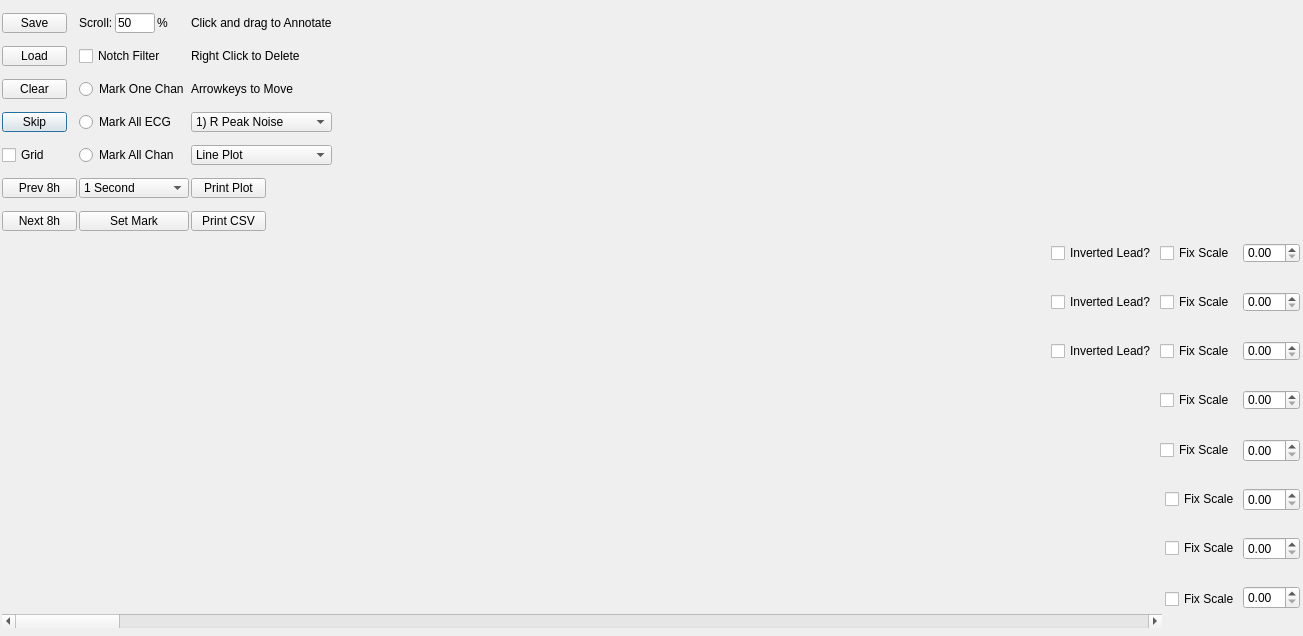
<?xml version="1.0" encoding="UTF-8"?>
<ui version="4.0">
 <class>noise_marking_gui</class>
 <widget class="QDialog" name="noise_marking_gui">
  <property name="geometry">
   <rect>
    <x>0</x>
    <y>0</y>
    <width>1303</width>
    <height>636</height>
   </rect>
  </property>
  <property name="maximumSize">
   <size>
    <width>16777215</width>
    <height>16777215</height>
   </size>
  </property>
  <property name="windowTitle">
   <string>PPG/ECG Noise Marker</string>
  </property>
  <layout class="QVBoxLayout" name="verticalLayout" stretch="0,1">
   <property name="spacing">
    <number>0</number>
   </property>
   <property name="leftMargin">
    <number>2</number>
   </property>
   <property name="topMargin">
    <number>2</number>
   </property>
   <property name="rightMargin">
    <number>2</number>
   </property>
   <property name="bottomMargin">
    <number>2</number>
   </property>
   <item>
    <layout class="QHBoxLayout" name="top" stretch="0,1">
     <property name="spacing">
      <number>0</number>
     </property>
     <item>
      <layout class="QGridLayout" name="buttons">
       <property name="spacing">
        <number>2</number>
       </property>
       <item row="3" column="0">
        <widget class="QPushButton" name="skip_button">
         <property name="sizePolicy">
          <sizepolicy hsizetype="Minimum" vsizetype="Minimum">
           <horstretch>0</horstretch>
           <verstretch>0</verstretch>
          </sizepolicy>
         </property>
         <property name="minimumSize">
          <size>
           <width>0</width>
           <height>0</height>
          </size>
         </property>
         <property name="maximumSize">
          <size>
           <width>65</width>
           <height>20</height>
          </size>
         </property>
         <property name="text">
          <string>Skip</string>
         </property>
        </widget>
       </item>
       <item row="1" column="2">
        <widget class="QLabel" name="label_3">
         <property name="text">
          <string>Right Click to Delete</string>
         </property>
        </widget>
       </item>
       <item row="2" column="2">
        <widget class="QLabel" name="label_4">
         <property name="text">
          <string>Arrowkeys to Move</string>
         </property>
        </widget>
       </item>
       <item row="5" column="1">
        <widget class="QComboBox" name="window_length_selector">
         <property name="maximumSize">
          <size>
           <width>16777215</width>
           <height>20</height>
          </size>
         </property>
         <item>
          <property name="text">
           <string>1 Second</string>
          </property>
         </item>
         <item>
          <property name="text">
           <string>3 Second</string>
          </property>
         </item>
         <item>
          <property name="text">
           <string>10 Seconds</string>
          </property>
         </item>
         <item>
          <property name="text">
           <string>30 Seconds</string>
          </property>
         </item>
         <item>
          <property name="text">
           <string>1 Minute</string>
          </property>
         </item>
         <item>
          <property name="text">
           <string>2 Minutes</string>
          </property>
         </item>
         <item>
          <property name="text">
           <string>5 Minutes</string>
          </property>
         </item>
        </widget>
       </item>
       <item row="2" column="1">
        <widget class="QRadioButton" name="mark_one_chan">
         <property name="text">
          <string>Mark One Chan</string>
         </property>
         <attribute name="buttonGroup">
          <string notr="true">buttonGroup</string>
         </attribute>
        </widget>
       </item>
       <item row="1" column="1">
        <widget class="QCheckBox" name="notch_filter">
         <property name="maximumSize">
          <size>
           <width>16777215</width>
           <height>20</height>
          </size>
         </property>
         <property name="text">
          <string>Notch Filter</string>
         </property>
        </widget>
       </item>
       <item row="4" column="0">
        <widget class="QCheckBox" name="show_grid_check">
         <property name="maximumSize">
          <size>
           <width>65</width>
           <height>20</height>
          </size>
         </property>
         <property name="text">
          <string>Grid</string>
         </property>
        </widget>
       </item>
       <item row="0" column="0">
        <widget class="QPushButton" name="finalize_button">
         <property name="maximumSize">
          <size>
           <width>65</width>
           <height>20</height>
          </size>
         </property>
         <property name="text">
          <string>Save</string>
         </property>
        </widget>
       </item>
       <item row="4" column="2">
        <widget class="QComboBox" name="scatter_line">
         <property name="maximumSize">
          <size>
           <width>16777215</width>
           <height>20</height>
          </size>
         </property>
         <item>
          <property name="text">
           <string>Line Plot</string>
          </property>
         </item>
         <item>
          <property name="text">
           <string>Scatter Plot</string>
          </property>
         </item>
        </widget>
       </item>
       <item row="5" column="0">
        <widget class="QPushButton" name="prev8hours">
         <property name="maximumSize">
          <size>
           <width>75</width>
           <height>20</height>
          </size>
         </property>
         <property name="text">
          <string>Prev 8h</string>
         </property>
        </widget>
       </item>
       <item row="3" column="2">
        <widget class="QComboBox" name="marking_type">
         <property name="sizePolicy">
          <sizepolicy hsizetype="Preferred" vsizetype="Ignored">
           <horstretch>0</horstretch>
           <verstretch>0</verstretch>
          </sizepolicy>
         </property>
         <property name="maximumSize">
          <size>
           <width>150</width>
           <height>25</height>
          </size>
         </property>
         <item>
          <property name="text">
           <string>1) R Peak Noise</string>
          </property>
         </item>
         <item>
          <property name="text">
           <string>2) Minor Noise</string>
          </property>
         </item>
         <item>
          <property name="text">
           <string>3) Blank.+Thresh.</string>
          </property>
         </item>
         <item>
          <property name="text">
           <string>4) PVC</string>
          </property>
         </item>
         <item>
          <property name="text">
           <string>5) PAC</string>
          </property>
         </item>
         <item>
          <property name="text">
           <string>6) Cond. Delay</string>
          </property>
         </item>
         <item>
          <property name="text">
           <string>7) AF</string>
          </property>
         </item>
         <item>
          <property name="text">
           <string>8) SVT</string>
          </property>
         </item>
         <item>
          <property name="text">
           <string>9) VT</string>
          </property>
         </item>
         <item>
          <property name="text">
           <string>Invert/Noninvert</string>
          </property>
         </item>
         <item>
          <property name="text">
           <string>Benign Arr.</string>
          </property>
         </item>
         <item>
          <property name="text">
           <string>Sig. Arr.</string>
          </property>
         </item>
         <item>
          <property name="text">
           <string>Other</string>
          </property>
         </item>
        </widget>
       </item>
       <item row="4" column="1">
        <widget class="QRadioButton" name="mark_all_chan">
         <property name="text">
          <string>Mark All Chan</string>
         </property>
         <attribute name="buttonGroup">
          <string notr="true">buttonGroup</string>
         </attribute>
        </widget>
       </item>
       <item row="1" column="0">
        <widget class="QPushButton" name="browse_file_button">
         <property name="maximumSize">
          <size>
           <width>65</width>
           <height>20</height>
          </size>
         </property>
         <property name="text">
          <string>Load</string>
         </property>
        </widget>
       </item>
       <item row="0" column="1">
        <layout class="QHBoxLayout" name="horizontalLayout">
         <item>
          <widget class="QLabel" name="seconds_to_scroll_label">
           <property name="maximumSize">
            <size>
             <width>100</width>
             <height>20</height>
            </size>
           </property>
           <property name="font">
            <font>
             <bold>false</bold>
            </font>
           </property>
           <property name="text">
            <string>Scroll:</string>
           </property>
          </widget>
         </item>
         <item>
          <widget class="QLineEdit" name="skip_interval_box">
           <property name="maximumSize">
            <size>
             <width>40</width>
             <height>20</height>
            </size>
           </property>
           <property name="inputMask">
            <string>000</string>
           </property>
           <property name="text">
            <string>50</string>
           </property>
          </widget>
         </item>
         <item>
          <widget class="QLabel" name="label_2">
           <property name="text">
            <string>%</string>
           </property>
          </widget>
         </item>
        </layout>
       </item>
       <item row="6" column="0">
        <widget class="QPushButton" name="next8hours">
         <property name="maximumSize">
          <size>
           <width>75</width>
           <height>20</height>
          </size>
         </property>
         <property name="text">
          <string>Next 8h</string>
         </property>
        </widget>
       </item>
       <item row="6" column="1">
        <widget class="QPushButton" name="make_annotation">
         <property name="minimumSize">
          <size>
           <width>0</width>
           <height>0</height>
          </size>
         </property>
         <property name="maximumSize">
          <size>
           <width>110</width>
           <height>20</height>
          </size>
         </property>
         <property name="text">
          <string>Set Mark</string>
         </property>
        </widget>
       </item>
       <item row="5" column="2">
        <widget class="QPushButton" name="save_current_plot">
         <property name="maximumSize">
          <size>
           <width>75</width>
           <height>20</height>
          </size>
         </property>
         <property name="text">
          <string>Print Plot</string>
         </property>
        </widget>
       </item>
       <item row="0" column="2">
        <widget class="QLabel" name="label">
         <property name="text">
          <string>Click and drag to Annotate</string>
         </property>
        </widget>
       </item>
       <item row="2" column="0">
        <widget class="QPushButton" name="clearall_button">
         <property name="maximumSize">
          <size>
           <width>65</width>
           <height>20</height>
          </size>
         </property>
         <property name="text">
          <string>Clear</string>
         </property>
        </widget>
       </item>
       <item row="3" column="1">
        <widget class="QRadioButton" name="mark_ecg">
         <property name="text">
          <string>Mark All ECG</string>
         </property>
         <attribute name="buttonGroup">
          <string notr="true">buttonGroup</string>
         </attribute>
        </widget>
       </item>
       <item row="6" column="2">
        <widget class="QPushButton" name="save_current_csv">
         <property name="maximumSize">
          <size>
           <width>75</width>
           <height>20</height>
          </size>
         </property>
         <property name="sizeIncrement">
          <size>
           <width>75</width>
           <height>20</height>
          </size>
         </property>
         <property name="text">
          <string>Print CSV</string>
         </property>
        </widget>
       </item>
      </layout>
     </item>
     <item>
      <layout class="QVBoxLayout" name="top_plots">
       <property name="spacing">
        <number>0</number>
       </property>
       <item>
        <widget class="QChartView" name="ecg_ampogram_axis" native="true">
         <property name="sizePolicy">
          <sizepolicy hsizetype="Expanding" vsizetype="Expanding">
           <horstretch>1</horstretch>
           <verstretch>1</verstretch>
          </sizepolicy>
         </property>
         <property name="minimumSize">
          <size>
           <width>0</width>
           <height>80</height>
          </size>
         </property>
         <property name="styleSheet">
          <string notr="true"/>
         </property>
        </widget>
       </item>
       <item>
        <widget class="QChartView" name="ppg_ampogram_axis" native="true">
         <property name="sizePolicy">
          <sizepolicy hsizetype="Expanding" vsizetype="Expanding">
           <horstretch>1</horstretch>
           <verstretch>1</verstretch>
          </sizepolicy>
         </property>
         <property name="minimumSize">
          <size>
           <width>0</width>
           <height>80</height>
          </size>
         </property>
         <property name="styleSheet">
          <string notr="true"/>
         </property>
        </widget>
       </item>
       <item>
        <layout class="QHBoxLayout" name="horizontalLayout_5" stretch="0,1,1">
         <property name="spacing">
          <number>0</number>
         </property>
         <item>
          <widget class="QChartView" name="hyp_resp_axis" native="true">
           <property name="sizePolicy">
            <sizepolicy hsizetype="Preferred" vsizetype="Expanding">
             <horstretch>1</horstretch>
             <verstretch>1</verstretch>
            </sizepolicy>
           </property>
           <property name="minimumSize">
            <size>
             <width>0</width>
             <height>80</height>
            </size>
           </property>
          </widget>
         </item>
         <item>
          <widget class="QChartView" name="pacemaker_axis" native="true">
           <property name="sizePolicy">
            <sizepolicy hsizetype="Preferred" vsizetype="Preferred">
             <horstretch>1</horstretch>
             <verstretch>1</verstretch>
            </sizepolicy>
           </property>
           <property name="minimumSize">
            <size>
             <width>0</width>
             <height>80</height>
            </size>
           </property>
          </widget>
         </item>
         <item>
          <widget class="QChartView" name="cvp_eeg_axis" native="true">
           <property name="sizePolicy">
            <sizepolicy hsizetype="Expanding" vsizetype="Expanding">
             <horstretch>1</horstretch>
             <verstretch>1</verstretch>
            </sizepolicy>
           </property>
           <property name="minimumSize">
            <size>
             <width>0</width>
             <height>80</height>
            </size>
           </property>
          </widget>
         </item>
        </layout>
       </item>
      </layout>
     </item>
    </layout>
   </item>
   <item>
    <layout class="QVBoxLayout" name="main_plots" stretch="1,1,1,1,1,1,1,1">
     <property name="spacing">
      <number>0</number>
     </property>
     <item>
      <widget class="QChartView" name="ecg_axis_1" native="true">
       <property name="sizePolicy">
        <sizepolicy hsizetype="Expanding" vsizetype="Expanding">
         <horstretch>1</horstretch>
         <verstretch>6</verstretch>
        </sizepolicy>
       </property>
       <property name="styleSheet">
        <string notr="true"/>
       </property>
       <layout class="QGridLayout" name="gridLayout">
        <property name="leftMargin">
         <number>0</number>
        </property>
        <property name="topMargin">
         <number>1</number>
        </property>
        <property name="rightMargin">
         <number>1</number>
        </property>
        <property name="bottomMargin">
         <number>0</number>
        </property>
        <property name="horizontalSpacing">
         <number>3</number>
        </property>
        <property name="verticalSpacing">
         <number>0</number>
        </property>
        <item row="0" column="3">
         <widget class="QDoubleSpinBox" name="ecg_1_gain">
          <property name="minimumSize">
           <size>
            <width>0</width>
            <height>10</height>
           </size>
          </property>
          <property name="frame">
           <bool>true</bool>
          </property>
         </widget>
        </item>
        <item row="1" column="1">
         <spacer name="verticalSpacer">
          <property name="orientation">
           <enum>Qt::Orientation::Vertical</enum>
          </property>
          <property name="sizeHint" stdset="0">
           <size>
            <width>20</width>
            <height>160</height>
           </size>
          </property>
         </spacer>
        </item>
        <item row="0" column="2">
         <widget class="QCheckBox" name="ecg_1_check">
          <property name="minimumSize">
           <size>
            <width>80</width>
            <height>10</height>
           </size>
          </property>
          <property name="focusPolicy">
           <enum>Qt::FocusPolicy::NoFocus</enum>
          </property>
          <property name="text">
           <string>Fix Scale</string>
          </property>
         </widget>
        </item>
        <item row="0" column="1">
         <widget class="QCheckBox" name="ecg_1_reverse">
          <property name="text">
           <string>Inverted Lead?</string>
          </property>
         </widget>
        </item>
        <item row="0" column="0">
         <spacer name="horizontalSpacer">
          <property name="orientation">
           <enum>Qt::Orientation::Horizontal</enum>
          </property>
          <property name="sizeHint" stdset="0">
           <size>
            <width>1205</width>
            <height>20</height>
           </size>
          </property>
         </spacer>
        </item>
       </layout>
      </widget>
     </item>
     <item>
      <widget class="QChartView" name="ecg_axis_2" native="true">
       <property name="sizePolicy">
        <sizepolicy hsizetype="Expanding" vsizetype="Expanding">
         <horstretch>1</horstretch>
         <verstretch>1</verstretch>
        </sizepolicy>
       </property>
       <property name="styleSheet">
        <string notr="true"/>
       </property>
       <layout class="QGridLayout" name="gridLayout_2">
        <property name="leftMargin">
         <number>0</number>
        </property>
        <property name="topMargin">
         <number>1</number>
        </property>
        <property name="rightMargin">
         <number>1</number>
        </property>
        <property name="bottomMargin">
         <number>0</number>
        </property>
        <property name="horizontalSpacing">
         <number>3</number>
        </property>
        <property name="verticalSpacing">
         <number>0</number>
        </property>
        <item row="0" column="1">
         <widget class="QCheckBox" name="ecg_2_reverse">
          <property name="text">
           <string>Inverted Lead?</string>
          </property>
         </widget>
        </item>
        <item row="1" column="1">
         <spacer name="verticalSpacer_2">
          <property name="orientation">
           <enum>Qt::Orientation::Vertical</enum>
          </property>
          <property name="sizeHint" stdset="0">
           <size>
            <width>20</width>
            <height>160</height>
           </size>
          </property>
         </spacer>
        </item>
        <item row="0" column="3">
         <widget class="QDoubleSpinBox" name="ecg_2_gain">
          <property name="minimumSize">
           <size>
            <width>0</width>
            <height>10</height>
           </size>
          </property>
         </widget>
        </item>
        <item row="0" column="0">
         <spacer name="horizontalSpacer_2">
          <property name="orientation">
           <enum>Qt::Orientation::Horizontal</enum>
          </property>
          <property name="sizeHint" stdset="0">
           <size>
            <width>1205</width>
            <height>20</height>
           </size>
          </property>
         </spacer>
        </item>
        <item row="0" column="2">
         <widget class="QCheckBox" name="ecg_2_check">
          <property name="minimumSize">
           <size>
            <width>80</width>
            <height>10</height>
           </size>
          </property>
          <property name="focusPolicy">
           <enum>Qt::FocusPolicy::NoFocus</enum>
          </property>
          <property name="text">
           <string>Fix Scale</string>
          </property>
         </widget>
        </item>
       </layout>
      </widget>
     </item>
     <item>
      <widget class="QChartView" name="ecg_axis_3" native="true">
       <property name="sizePolicy">
        <sizepolicy hsizetype="Expanding" vsizetype="Expanding">
         <horstretch>1</horstretch>
         <verstretch>1</verstretch>
        </sizepolicy>
       </property>
       <property name="styleSheet">
        <string notr="true"/>
       </property>
       <layout class="QGridLayout" name="gridLayout_3">
        <property name="leftMargin">
         <number>0</number>
        </property>
        <property name="topMargin">
         <number>1</number>
        </property>
        <property name="rightMargin">
         <number>1</number>
        </property>
        <property name="bottomMargin">
         <number>0</number>
        </property>
        <property name="horizontalSpacing">
         <number>3</number>
        </property>
        <property name="verticalSpacing">
         <number>0</number>
        </property>
        <item row="0" column="4">
         <widget class="QDoubleSpinBox" name="ecg_3_gain">
          <property name="minimumSize">
           <size>
            <width>0</width>
            <height>10</height>
           </size>
          </property>
         </widget>
        </item>
        <item row="0" column="0">
         <spacer name="horizontalSpacer_3">
          <property name="orientation">
           <enum>Qt::Orientation::Horizontal</enum>
          </property>
          <property name="sizeHint" stdset="0">
           <size>
            <width>1205</width>
            <height>20</height>
           </size>
          </property>
         </spacer>
        </item>
        <item row="1" column="2">
         <spacer name="verticalSpacer_3">
          <property name="orientation">
           <enum>Qt::Orientation::Vertical</enum>
          </property>
          <property name="sizeHint" stdset="0">
           <size>
            <width>20</width>
            <height>159</height>
           </size>
          </property>
         </spacer>
        </item>
        <item row="0" column="2">
         <widget class="QCheckBox" name="ecg_3_reverse">
          <property name="text">
           <string>Inverted Lead?</string>
          </property>
         </widget>
        </item>
        <item row="0" column="3">
         <widget class="QCheckBox" name="ecg_3_check">
          <property name="minimumSize">
           <size>
            <width>80</width>
            <height>10</height>
           </size>
          </property>
          <property name="focusPolicy">
           <enum>Qt::FocusPolicy::NoFocus</enum>
          </property>
          <property name="text">
           <string>Fix Scale</string>
          </property>
         </widget>
        </item>
       </layout>
      </widget>
     </item>
     <item>
      <widget class="QChartView" name="ppg_axis" native="true">
       <property name="sizePolicy">
        <sizepolicy hsizetype="Expanding" vsizetype="Expanding">
         <horstretch>1</horstretch>
         <verstretch>1</verstretch>
        </sizepolicy>
       </property>
       <property name="styleSheet">
        <string notr="true"/>
       </property>
       <layout class="QGridLayout" name="gridLayout_4">
        <property name="leftMargin">
         <number>0</number>
        </property>
        <property name="topMargin">
         <number>1</number>
        </property>
        <property name="rightMargin">
         <number>1</number>
        </property>
        <property name="bottomMargin">
         <number>0</number>
        </property>
        <property name="horizontalSpacing">
         <number>3</number>
        </property>
        <property name="verticalSpacing">
         <number>0</number>
        </property>
        <item row="2" column="2">
         <widget class="QDoubleSpinBox" name="ppg_gain">
          <property name="minimumSize">
           <size>
            <width>0</width>
            <height>10</height>
           </size>
          </property>
         </widget>
        </item>
        <item row="2" column="0">
         <spacer name="horizontalSpacer_4">
          <property name="orientation">
           <enum>Qt::Orientation::Horizontal</enum>
          </property>
          <property name="sizeHint" stdset="0">
           <size>
            <width>1305</width>
            <height>20</height>
           </size>
          </property>
         </spacer>
        </item>
        <item row="2" column="1">
         <widget class="QCheckBox" name="ppg_check">
          <property name="minimumSize">
           <size>
            <width>80</width>
            <height>10</height>
           </size>
          </property>
          <property name="focusPolicy">
           <enum>Qt::FocusPolicy::NoFocus</enum>
          </property>
          <property name="text">
           <string>Fix Scale</string>
          </property>
         </widget>
        </item>
        <item row="3" column="1">
         <spacer name="verticalSpacer_4">
          <property name="orientation">
           <enum>Qt::Orientation::Vertical</enum>
          </property>
          <property name="sizeHint" stdset="0">
           <size>
            <width>20</width>
            <height>160</height>
           </size>
          </property>
         </spacer>
        </item>
       </layout>
      </widget>
     </item>
     <item>
      <widget class="QChartView" name="abp_axis" native="true">
       <property name="sizePolicy">
        <sizepolicy hsizetype="Expanding" vsizetype="Expanding">
         <horstretch>1</horstretch>
         <verstretch>1</verstretch>
        </sizepolicy>
       </property>
       <property name="styleSheet">
        <string notr="true"/>
       </property>
       <layout class="QGridLayout" name="gridLayout_5">
        <property name="leftMargin">
         <number>0</number>
        </property>
        <property name="topMargin">
         <number>1</number>
        </property>
        <property name="rightMargin">
         <number>1</number>
        </property>
        <property name="bottomMargin">
         <number>0</number>
        </property>
        <property name="horizontalSpacing">
         <number>3</number>
        </property>
        <property name="verticalSpacing">
         <number>0</number>
        </property>
        <item row="0" column="2">
         <widget class="QDoubleSpinBox" name="abp_gain"/>
        </item>
        <item row="0" column="1">
         <widget class="QCheckBox" name="abp_check">
          <property name="minimumSize">
           <size>
            <width>80</width>
            <height>0</height>
           </size>
          </property>
          <property name="focusPolicy">
           <enum>Qt::FocusPolicy::NoFocus</enum>
          </property>
          <property name="text">
           <string>Fix Scale</string>
          </property>
         </widget>
        </item>
        <item row="0" column="0">
         <spacer name="horizontalSpacer_5">
          <property name="orientation">
           <enum>Qt::Orientation::Horizontal</enum>
          </property>
          <property name="sizeHint" stdset="0">
           <size>
            <width>1305</width>
            <height>20</height>
           </size>
          </property>
         </spacer>
        </item>
        <item row="1" column="1" colspan="2">
         <spacer name="verticalSpacer_5">
          <property name="orientation">
           <enum>Qt::Orientation::Vertical</enum>
          </property>
          <property name="sizeHint" stdset="0">
           <size>
            <width>20</width>
            <height>160</height>
           </size>
          </property>
         </spacer>
        </item>
       </layout>
      </widget>
     </item>
     <item>
      <widget class="QChartView" name="art_axis" native="true">
       <property name="sizePolicy">
        <sizepolicy hsizetype="Expanding" vsizetype="Expanding">
         <horstretch>0</horstretch>
         <verstretch>0</verstretch>
        </sizepolicy>
       </property>
       <layout class="QGridLayout" name="gridLayout_6">
        <property name="leftMargin">
         <number>0</number>
        </property>
        <property name="topMargin">
         <number>1</number>
        </property>
        <property name="rightMargin">
         <number>1</number>
        </property>
        <property name="bottomMargin">
         <number>0</number>
        </property>
        <property name="horizontalSpacing">
         <number>3</number>
        </property>
        <property name="verticalSpacing">
         <number>0</number>
        </property>
        <item row="0" column="4">
         <widget class="QDoubleSpinBox" name="art_gain"/>
        </item>
        <item row="0" column="0" rowspan="2">
         <spacer name="horizontalSpacer_6">
          <property name="orientation">
           <enum>Qt::Orientation::Horizontal</enum>
          </property>
          <property name="sizeHint" stdset="0">
           <size>
            <width>1171</width>
            <height>20</height>
           </size>
          </property>
         </spacer>
        </item>
        <item row="0" column="2" rowspan="2" colspan="2">
         <widget class="QCheckBox" name="art_check">
          <property name="text">
           <string>Fix Scale</string>
          </property>
         </widget>
        </item>
        <item row="2" column="3">
         <spacer name="verticalSpacer_6">
          <property name="orientation">
           <enum>Qt::Orientation::Vertical</enum>
          </property>
          <property name="sizeHint" stdset="0">
           <size>
            <width>20</width>
            <height>26</height>
           </size>
          </property>
         </spacer>
        </item>
       </layout>
      </widget>
     </item>
     <item>
      <widget class="QChartView" name="art_pulm_axis" native="true">
       <layout class="QGridLayout" name="gridLayout_7">
        <property name="leftMargin">
         <number>0</number>
        </property>
        <property name="topMargin">
         <number>1</number>
        </property>
        <property name="rightMargin">
         <number>1</number>
        </property>
        <property name="bottomMargin">
         <number>0</number>
        </property>
        <property name="horizontalSpacing">
         <number>3</number>
        </property>
        <property name="verticalSpacing">
         <number>0</number>
        </property>
        <item row="0" column="1">
         <widget class="QCheckBox" name="art_pulm_check">
          <property name="text">
           <string>Fix Scale</string>
          </property>
         </widget>
        </item>
        <item row="0" column="0">
         <spacer name="horizontalSpacer_7">
          <property name="orientation">
           <enum>Qt::Orientation::Horizontal</enum>
          </property>
          <property name="sizeHint" stdset="0">
           <size>
            <width>1171</width>
            <height>20</height>
           </size>
          </property>
         </spacer>
        </item>
        <item row="0" column="3">
         <widget class="QDoubleSpinBox" name="art_pulm_gain"/>
        </item>
        <item row="1" column="1">
         <spacer name="verticalSpacer_7">
          <property name="orientation">
           <enum>Qt::Orientation::Vertical</enum>
          </property>
          <property name="sizeHint" stdset="0">
           <size>
            <width>20</width>
            <height>40</height>
           </size>
          </property>
         </spacer>
        </item>
       </layout>
      </widget>
     </item>
     <item>
      <widget class="QChartView" name="accel_axis" native="true">
       <layout class="QGridLayout" name="gridLayout_8">
        <property name="leftMargin">
         <number>0</number>
        </property>
        <property name="topMargin">
         <number>1</number>
        </property>
        <property name="rightMargin">
         <number>1</number>
        </property>
        <property name="bottomMargin">
         <number>0</number>
        </property>
        <property name="horizontalSpacing">
         <number>3</number>
        </property>
        <property name="verticalSpacing">
         <number>0</number>
        </property>
        <item row="1" column="0">
         <spacer name="horizontalSpacer_8">
          <property name="orientation">
           <enum>Qt::Orientation::Horizontal</enum>
          </property>
          <property name="sizeHint" stdset="0">
           <size>
            <width>1148</width>
            <height>20</height>
           </size>
          </property>
         </spacer>
        </item>
        <item row="0" column="2" rowspan="2">
         <widget class="QDoubleSpinBox" name="accel_gain"/>
        </item>
        <item row="1" column="1">
         <widget class="QCheckBox" name="accel_check">
          <property name="text">
           <string>Fix Scale</string>
          </property>
         </widget>
        </item>
        <item row="2" column="1">
         <spacer name="verticalSpacer_8">
          <property name="orientation">
           <enum>Qt::Orientation::Vertical</enum>
          </property>
          <property name="sizeHint" stdset="0">
           <size>
            <width>20</width>
            <height>40</height>
           </size>
          </property>
         </spacer>
        </item>
        <item row="2" column="0">
         <widget class="QScrollBar" name="chunk_scrollbar">
          <property name="orientation">
           <enum>Qt::Orientation::Horizontal</enum>
          </property>
         </widget>
        </item>
       </layout>
      </widget>
     </item>
    </layout>
   </item>
  </layout>
 </widget>
 <customwidgets>
  <customwidget>
   <class>QChartView</class>
   <extends>QWidget</extends>
   <header location="global">QtCharts/qchartview.h</header>
   <container>1</container>
  </customwidget>
 </customwidgets>
 <resources/>
 <connections/>
 <buttongroups>
  <buttongroup name="buttonGroup"/>
 </buttongroups>
</ui>
